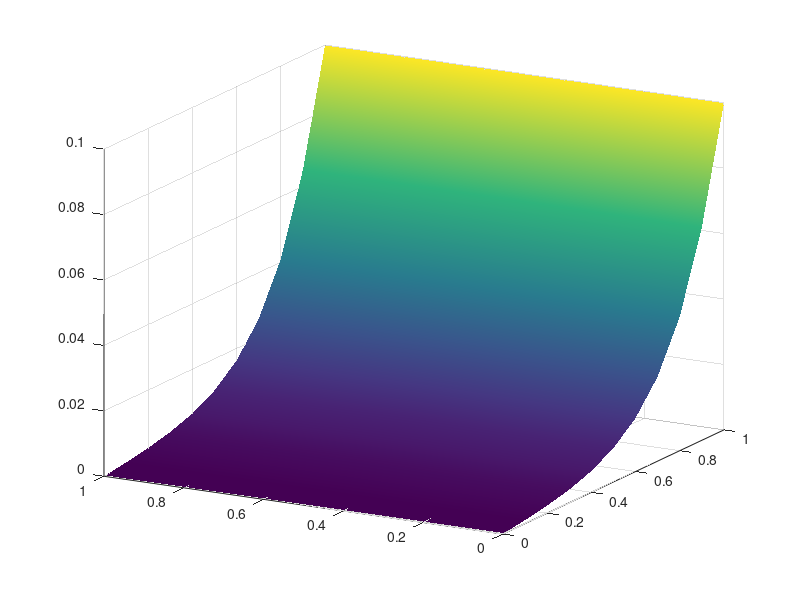

This figure's MATLAB source:
clear all; clc; clf;

load("HEAT1000002.mat");

hh_x = 1.0 / n_el_x;
hh_y = 1.0 / n_el_y;

n_np_x = n_el_x + 1;
n_np_y = n_el_y + 1;

[X, Y] = meshgrid(0 : hh_x : 1, 0 : hh_y : 1);
Z = reshape(disp, n_np_x, n_np_y);
surf(X, Y, Z);

shading interp

az = -61;
el = 20;
view(az,el);

% EOF